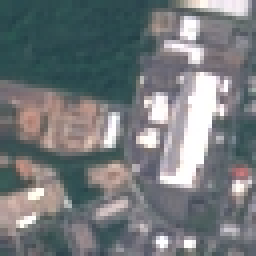
#> input picture Assessment/CO2_AT2/Industrial_1.jpg, 64 x 64 px (shown 4 times larger)
$ python q2.py
#> lines starting #> are read from the running program, lines starting #| are printed output that depends on the picture
import cv2
import matplotlib.pyplot as plt

# Read the image
img = cv2.imread("Industrial_1.jpg")
#> img is the input picture: shape (64, 64, 3); mean B, G, R 123.5, 121, 116.2

# Convert from BGR to YCrCb
ycrcb = cv2.cvtColor(img, cv2.COLOR_BGR2YCrCb)
#> ycrcb: shape (64, 64, 3); mean of channels 0, 1, 2 119.9, 125.4, 130.1

# Split the channels
Y, Cr, Cb = cv2.split(ycrcb)
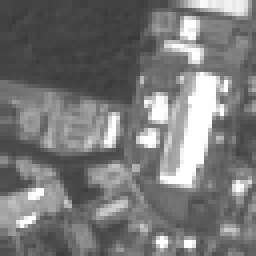
#> Y: shape (64, 64) (shown 4 times larger); min 56, max 255, mean 119.9
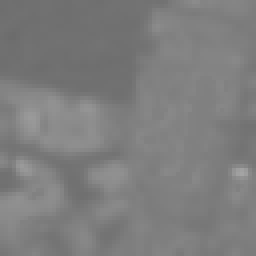
#> Cr: shape (64, 64) (shown 4 times larger); min 108, max 164, mean 125.4
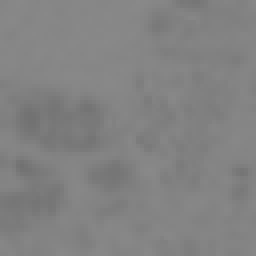
#> Cb: shape (64, 64) (shown 4 times larger); min 113, max 137, mean 130.1

# Apply Histogram Equalization
clahe = cv2.createCLAHE(clipLimit=2.0, tileGridSize=(8,8))
Y_eq = clahe.apply(Y)
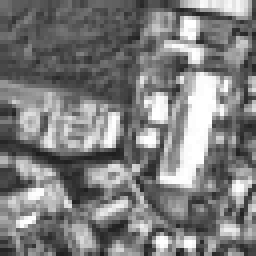
#> Y_eq: shape (64, 64) (shown 4 times larger); min 28, max 255, mean 125.3

# Merge the channels
merged = cv2.merge((Y_eq, Cr, Cb))
#> merged: shape (64, 64, 3); mean of channels 0, 1, 2 125.3, 125.4, 130.1

# Convert back to BGR
result = cv2.cvtColor(merged, cv2.COLOR_YCrCb2BGR)
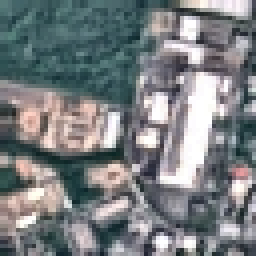
#> result: shape (64, 64, 3) (shown 4 times larger); mean B, G, R 128.9, 126.4, 121.6

# Convert BGR to RGB for Matplotlib
img_rgb = cv2.cvtColor(img, cv2.COLOR_BGR2RGB)
result_rgb = cv2.cvtColor(result, cv2.COLOR_BGR2RGB)

# Display images
plt.figure(figsize=(10,5))

plt.subplot(1,2,1)
plt.imshow(img_rgb)
plt.title("Original Image")
plt.axis("off")

plt.subplot(1,2,2)
plt.imshow(result_rgb)
plt.title("Histogram Equalized")
plt.axis("off")

plt.show()

$ run again, with Assessment/CO2_AT2/Highway_1.jpg copied over Assessment/CO2_AT2/Industrial_1.jpg
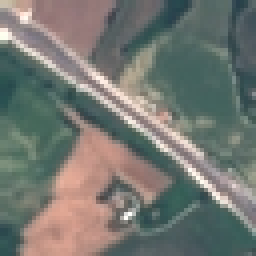
#> input picture Assessment/CO2_AT2/Highway_1.jpg, 64 x 64 px (shown 4 times larger)
#> img is the input picture: shape (64, 64, 3); mean B, G, R 113.9, 119.5, 116.3
#> ycrcb: shape (64, 64, 3); mean of channels 0, 1, 2 117.9, 126.9, 125.8
#> `Y, Cr, Cb = cv2.split(ycrcb)`:
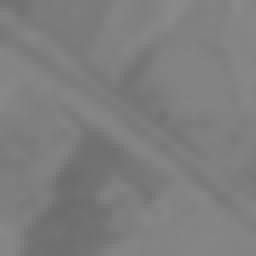
#> Cb: shape (64, 64) (shown 4 times larger); min 108, max 138, mean 125.8
#> merged: shape (64, 64, 3); mean of channels 0, 1, 2 123.5, 126.9, 125.8
#> `result = cv2.cvtColor(merged, cv2.COLOR_YCrCb2BGR)`:
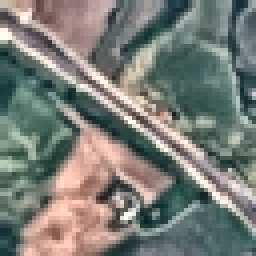
#> result: shape (64, 64, 3) (shown 4 times larger); mean B, G, R 119.5, 125.1, 121.8

$ run again, with Assessment/CO2_AT2/road.png saved as Assessment/CO2_AT2/Industrial_1.jpg
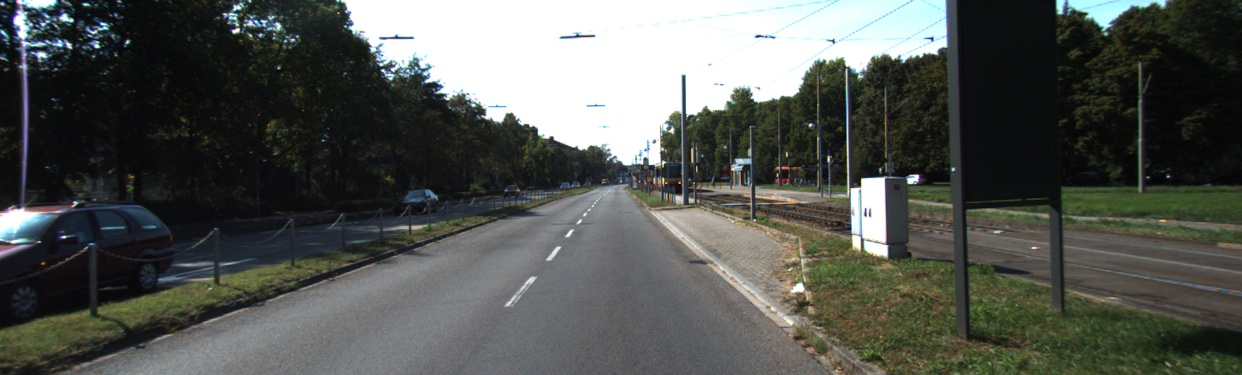
#> input picture Assessment/CO2_AT2/road.png, 1242 x 375 px
#> img is the input picture: shape (375, 1242, 3); mean B, G, R 82, 86.5, 83.6
#> ycrcb: shape (375, 1242, 3); mean of channels 0, 1, 2 85.1, 126.9, 126.2
#> `Y, Cr, Cb = cv2.split(ycrcb)`:
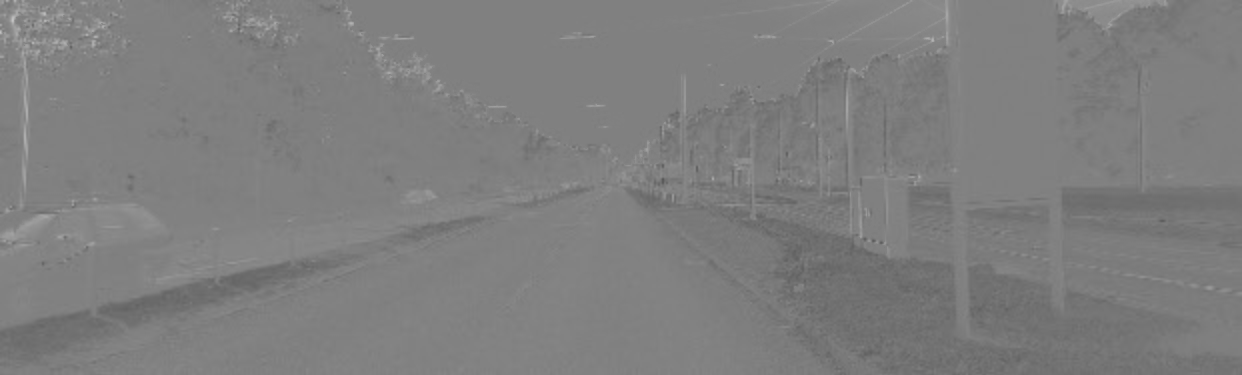
#> Cb: shape (375, 1242); min 89, max 196, mean 126.2
#> merged: shape (375, 1242, 3); mean of channels 0, 1, 2 101.5, 126.9, 126.2
#> `result = cv2.cvtColor(merged, cv2.COLOR_YCrCb2BGR)`:
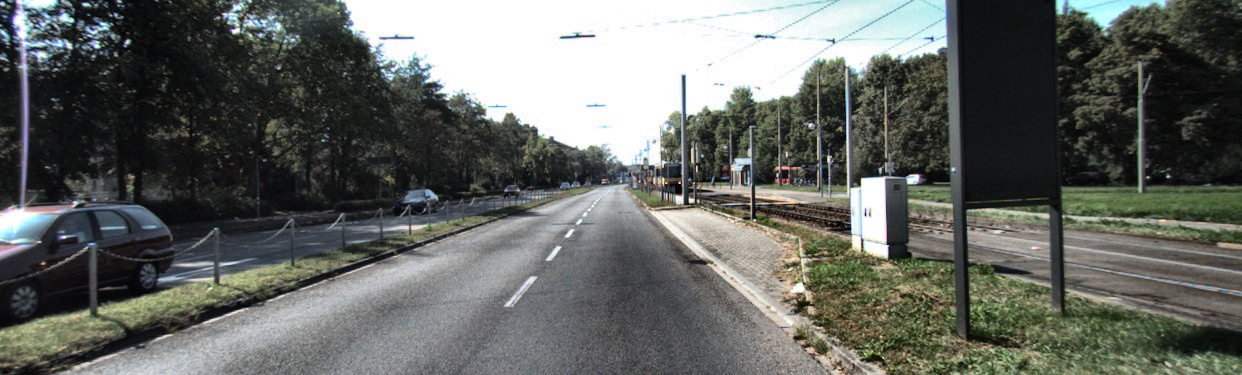
#> result: shape (375, 1242, 3); mean B, G, R 98.4, 102.9, 100

$ run again, with Assessment/CO2_AT2/road1.png saved as Assessment/CO2_AT2/Industrial_1.jpg
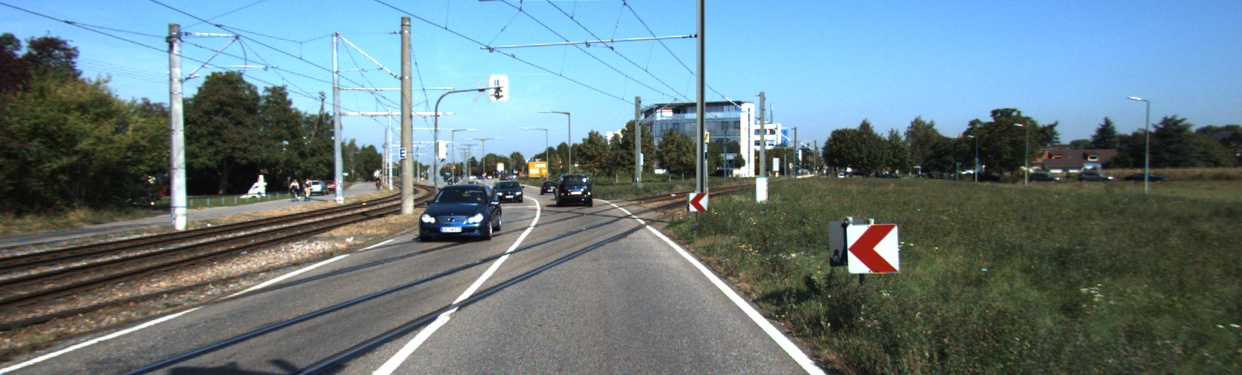
#> input picture Assessment/CO2_AT2/road1.png, 1242 x 375 px
#> img is the input picture: shape (375, 1242, 3); mean B, G, R 130.4, 124.7, 104.5
#> ycrcb: shape (375, 1242, 3); mean of channels 0, 1, 2 119.3, 117.4, 134.2
#> `Y, Cr, Cb = cv2.split(ycrcb)`:
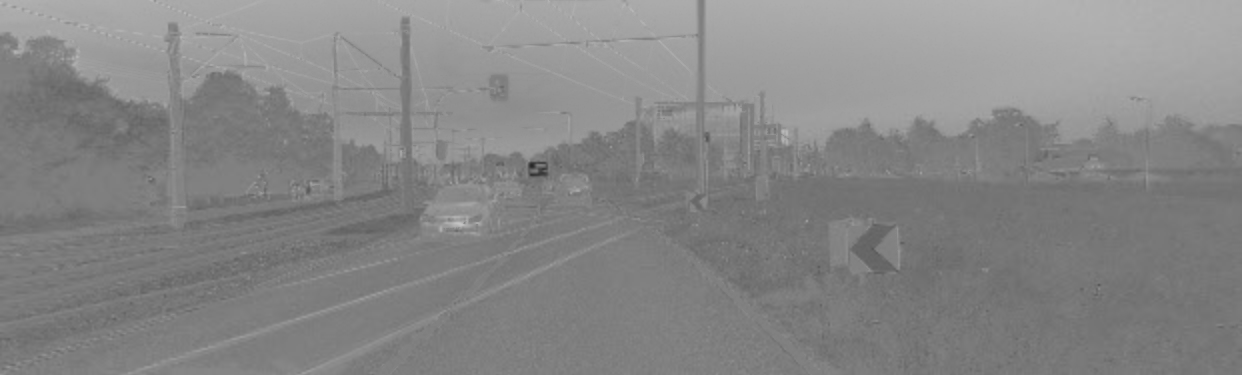
#> Cb: shape (375, 1242); min 39, max 196, mean 134.2
#> merged: shape (375, 1242, 3); mean of channels 0, 1, 2 131.1, 117.4, 134.2
#> `result = cv2.cvtColor(merged, cv2.COLOR_YCrCb2BGR)`:
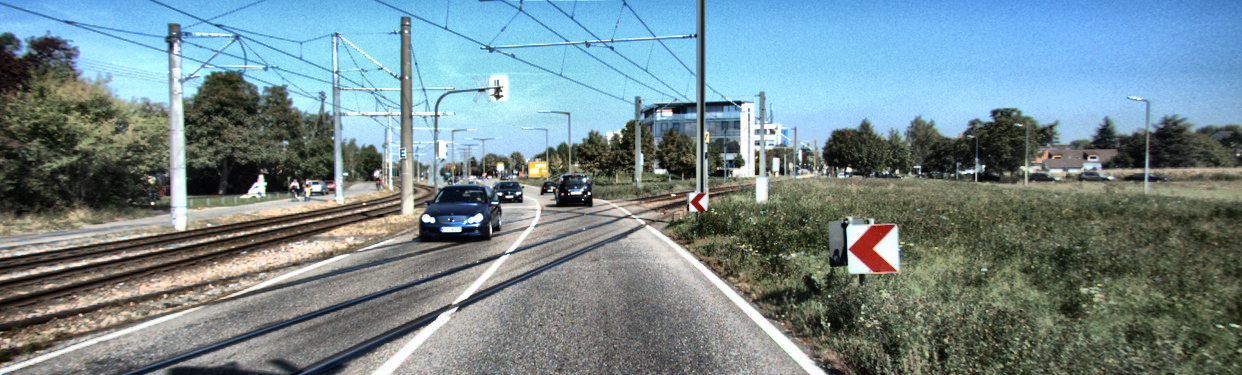
#> result: shape (375, 1242, 3); mean B, G, R 141.8, 136.5, 116.2
